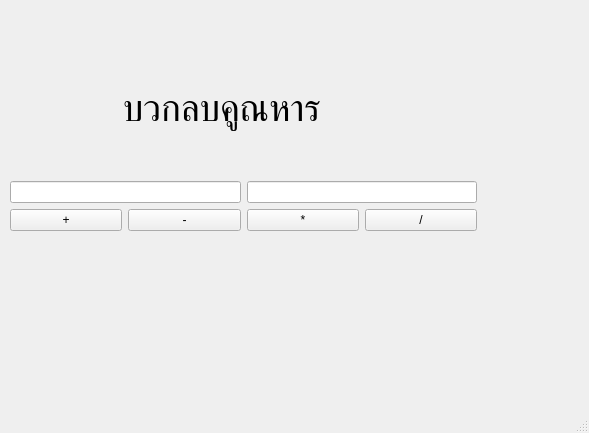
<?xml version="1.0" encoding="UTF-8"?>
<ui version="4.0">
 <class>MainWindow</class>
 <widget class="QMainWindow" name="MainWindow">
  <property name="geometry">
   <rect>
    <x>0</x>
    <y>0</y>
    <width>589</width>
    <height>433</height>
   </rect>
  </property>
  <property name="windowTitle">
   <string>MainWindow</string>
  </property>
  <widget class="QWidget" name="centralwidget">
   <widget class="QWidget" name="gridLayoutWidget">
    <property name="geometry">
     <rect>
      <x>10</x>
      <y>40</y>
      <width>467</width>
      <height>191</height>
     </rect>
    </property>
    <layout class="QGridLayout" name="gridLayout">
     <item row="0" column="2">
      <layout class="QVBoxLayout" name="verticalLayout_2">
       <item>
        <widget class="QLabel" name="label">
         <property name="font">
          <font>
           <pointsize>28</pointsize>
          </font>
         </property>
         <property name="mouseTracking">
          <bool>false</bool>
         </property>
         <property name="layoutDirection">
          <enum>Qt::LeftToRight</enum>
         </property>
         <property name="autoFillBackground">
          <bool>false</bool>
         </property>
         <property name="text">
          <string>           บวกลบคูณหาร</string>
         </property>
        </widget>
       </item>
      </layout>
     </item>
     <item row="1" column="2">
      <layout class="QVBoxLayout" name="verticalLayout_3">
       <item>
        <layout class="QHBoxLayout" name="horizontalLayout_4">
         <item>
          <widget class="QLineEdit" name="lineEdit"/>
         </item>
         <item>
          <widget class="QLineEdit" name="lineEdit_2"/>
         </item>
        </layout>
       </item>
      </layout>
     </item>
     <item row="3" column="2">
      <layout class="QVBoxLayout" name="verticalLayout">
       <item>
        <layout class="QHBoxLayout" name="horizontalLayout">
         <item>
          <widget class="QPushButton" name="Plus">
           <property name="text">
            <string>+</string>
           </property>
          </widget>
         </item>
         <item>
          <widget class="QPushButton" name="Lob">
           <property name="text">
            <string>-</string>
           </property>
          </widget>
         </item>
         <item>
          <widget class="QPushButton" name="Koon">
           <property name="text">
            <string>*</string>
           </property>
          </widget>
         </item>
         <item>
          <widget class="QPushButton" name="Hann">
           <property name="text">
            <string>/</string>
           </property>
          </widget>
         </item>
        </layout>
       </item>
      </layout>
     </item>
    </layout>
   </widget>
  </widget>
  <widget class="QStatusBar" name="statusbar"/>
 </widget>
 <resources/>
 <connections/>
</ui>
